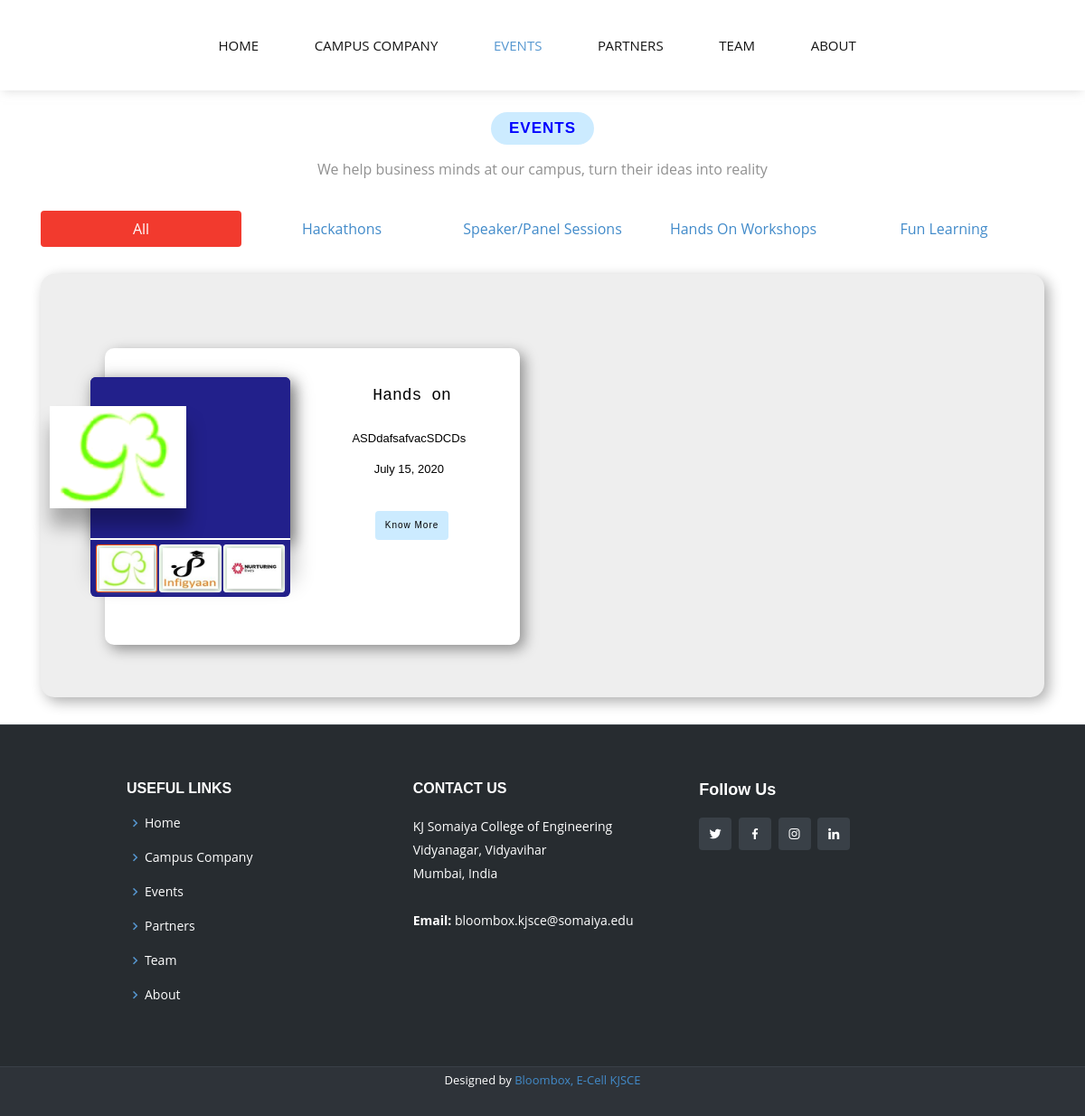
Before: /events with the older database file.
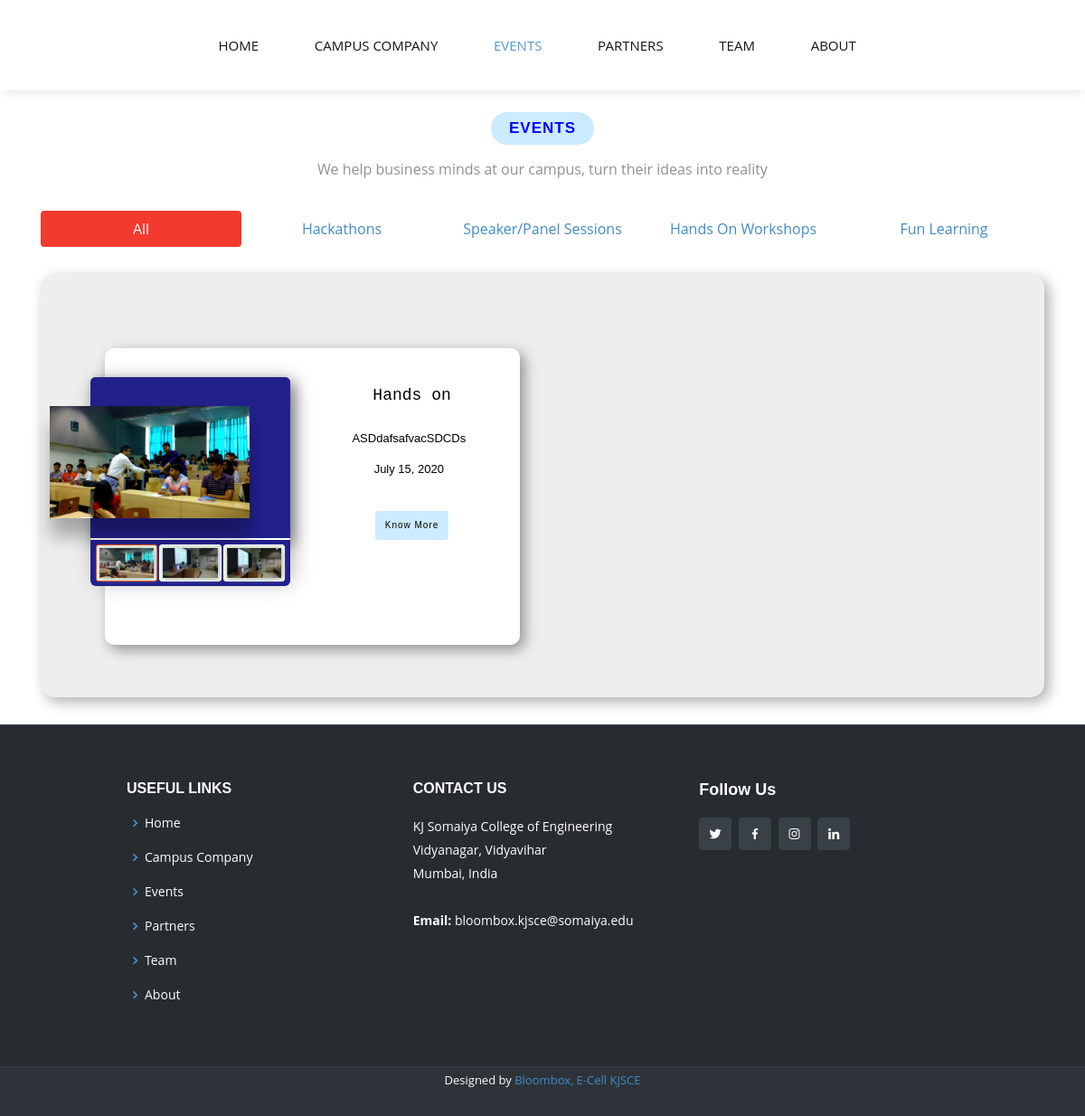
After: the same page with the newer database file.
### bb_app/models.py (models this page shows)
class Events(models.Model):
    title=models.CharField(primary_key=True,max_length=255)
    description=models.TextField()
    date=models.DateField(help_text = "Please use the following format: <em>YYYY-MM-DD</em>.")
    details=models.TextField()
    eventType=models.CharField(max_length=13, choices=TYPE_CHOICES, default="Panel Session")
    deadline=models.DateField(help_text = "Please use the following format: <em>YYYY-MM-DD</em>.")
    def is_active(self):
        return self.deadline > date.today()

class EventImages(models.Model):
    title=models.ForeignKey(Events,on_delete=models.CASCADE,related_name="moreImages")
    moreImages = models.ImageField(upload_to=get_path_events,blank=True, null=True)

### bb_app/views.py (the view)
# urls.py: path('events',views.events,name="events"),
def events(request):
    events=Events.objects.all().order_by("-date")
    context={'events':events,'registered':False}
    return render(request,'events.html',context)

### templates/events.html (shortened to what this page needs)
<!DOCTYPE html>
<html>
{% load static %}
<head>
    <link href="{% static 'styles/basic/preloader.css' %}" rel="stylesheet">
    <link href="{% static 'styles/basic/aos.css' %}" rel="stylesheet">
    <link href="{% static 'styles/basic/bootstrap.min.css' %}" rel="stylesheet">
    <link href="{% static 'styles/basic/icofont/icofont.min.css' %}" rel="stylesheet">
    <link href="{% static 'styles/basic/boxicons/css/boxicons.min.css' %}" rel="stylesheet">
    <link href="{% static 'styles/basic/owl.carousel.min.css' %}" rel="stylesheet">
    <link href="{% static 'styles/css/indexpage.css' %}" rel="stylesheet">
    <link href="{% static 'styles/css/navbarcss.css' %}" rel="stylesheet">
    <link href="{% static 'styles/css/footercss.css' %}" rel="stylesheet">
    <link href="{% static 'styles/css/events.css' %}" rel="stylesheet">
</head>
<body onload="preloader();">
    <header id="header" class="d-flex align-items-center">
        <div class="container">
            <nav class="nav-menu d-none d-lg-block">
                <ul class="nav-inner">
                    <li><a href="{% url 'index' %}">Home<i class="icofont-home"></i></a></li>
                    <li><a href="{% url 'campus' %}">Campus Company<i class="icofont-company"></i></a></li>
                    <li class="active"><a href="{% url 'events' %}">Events<i class="icofont-brand-slideshare"></i></a></li>
                    <li><a href="{% url 'partners' %}">Partners<i class="icofont-handshake-deal"></i></a></li>
                    <li><a href="{% url 'team' %}">Team<i class="icofont-people"></i></a></li>
                    <li><a href="{% url 'about' %}">About<i class="icofont-question"></i></a></li>
                </ul>
            </nav>
        </div>
    </header>
    <br>
    <div class="section-title" style="margin-top: 0px;padding-bottom: 10px;">
        <h2>Events</h2>
        <p>We help business minds at our campus, turn their ideas into reality</p>
    </div>
    <br>
    <div class="container">
        <ul class="nav nav-pills nav-justified" role="tablist">
            <li class="nav-item">
                <a class="nav-link active" data-toggle="tab" href="#tab1">All</a>
            </li>
            <li class="nav-item">
                <a class="nav-link" data-toggle="tab" href="#tab2">Hackathons</a>
            </li>
            <li class="nav-item">
                <a class="nav-link" data-toggle="tab" href="#tab3">Speaker/Panel Sessions</a>
            </li>
            <li class="nav-item">
                <a class="nav-link" data-toggle="tab" href="#tab4">Hands On Workshops</a>
            </li>
            <li class="nav-item">
                <a class="nav-link" data-toggle="tab" href="#tab5">Fun Learning</a>
            </li>
        </ul>
        <div class="tab-content">
            <div id="tab1" class="container tab-pane active">
                <br>
                <div class="container">
                    <div class="row">
                        {% for event in events %}
                        <div class="col-xs-12 col-sm-12 col-md-6">
                            <div class="event-content">
                                <div class="row">
                                    <div class="col-md-6 col-lg-6">
                                        <div class="event-photo">
                                            <div class="event-photo-container">
                                                <div class="event-photo-main">
                                                    <img class="imageTop"
                                                        src="{{event.moreImages.all.0.moreImages.url}}"
                                                        alt="">
                                                </div>
                                                {% if event.moreImages.all %}
                                                <div class="event-photo-album">
                                                    <ul>
                                                        {% for image in event.moreImages.all %}
                                                        {% if forloop.counter0 == 0 %}
                                                        <li onclick="moreImages(this)" class="active">
                                                            {% else %}
                                                        <li onclick="moreImages(this)">
                                                            {% endif %}
                                                            <img src="{{image.moreImages.url}}" alt="">
                                                        </li>
                                                        {% endfor %}
                                                    </ul>
                                                </div>
                                                {% endif %}
                                            </div>
                                        </div>
                                    </div>
                                    <div class="col-lg-6 col-md-12">
                                        <div class="event-info">
                                            <div class="event-title"><h1>{{event.title}}</h1>
                                            </div>
                                            <div class="description">
                                                <div class="desc-content">
                                                    {{event.description}}
                                                </div>
                                                <div class="date">{{event.date}}</div>
                                            </div>
                                            <a href="#">
                                                <button type="button" class="btn btn-seemore " data-toggle="modal"
                                                    data-target="div[name='exampleModal{{event.title}}']">
                                                    Know More
                                                </button>
                                            </a>
                                        </div>
                                    </div>
                                </div>
                            </div>
                        </div>
                        {% endfor %}
                    </div>
                </div>
            </div>
        </div>
    </div>
<footer id="footer">
    <div class="footer-top">
        <div class="container">
            <div class="row justify-content-center">
                <div class="col-xl-10">
                    <div class="row">
                        <div class="col-lg-4 col-md-6 footer-links">
                            <h4>Useful Links</h4>
                            <ul>
                                <li><i class="bx bx-chevron-right"></i> <a href="{% url 'index' %}">Home</a></li>
                                <li><i class="bx bx-chevron-right"></i><a href="{% url 'campus' %}">Campus Company</a></li>
                                <li><i class="bx bx-chevron-right"></i><a href="{% url 'events' %}">Events</a></li>
                                <li><i class="bx bx-chevron-right"></i><a href="{% url 'partners' %}">Partners</a></li>
                                <li><i class="bx bx-chevron-right"></i><a href="{% url 'team' %}">Team</a></li>
                                <li><i class="bx bx-chevron-right"></i><a href="{% url 'about' %}">About</a></li>
                            </ul>
                        </div>
                        <div class="col-lg-4 col-md-6 footer-contact">
                            <h4>Contact Us</h4>
                            <p>
                                KJ Somaiya College of Engineering<br>Vidyanagar, Vidyavihar<br> Mumbai, India
                                <br><br>
                                <strong>Email:</strong> bloombox.kjsce@somaiya.edu
                                <br>
                            </p>
                        </div>
                        <div class="col-lg-4 col-md-6 footer-info">
                            <h3>Follow Us</h3>
                            <div class="social-links mt-3">
                                <a href="https://twitter.com/bloombox_kjsce" class="twitter"><i class="bx bxl-twitter"></i></a>
                                <a href="https://www.facebook.com/bloomboxkjsce/" class="facebook"><i class="bx bxl-facebook"></i></a>
                                <a href="https://www.instagram.com/bloombox_kjsce/" class="instagram"><i class="bx bxl-instagram"></i></a>
                                <a href="https://www.linkedin.com/company/bloombox-e-cell-kjsce" class="linkedin"><i class="bx bxl-linkedin"></i></a>
                            </div>
                        </div>
                    </div>
                </div>
            </div>
        </div>
    </div>
    <div class="container">
        <div class="credits">
            Designed by<a href="#"> Bloombox, E-Cell KJSCE</a>
        </div>
    </div>
</footer>
</body>
</html>

### static/styles/css/indexpage.css (style rules this page uses)
body { font-family: "Open Sans", sans-serif; color: #444444; }
a { color: #428bca; }
h1, h2, h3, h4, h5, h6 { font-family: "Raleway", sans-serif; }
#header { height: 100px; transition: all 0.5s; z-index: 997; transition: all 0.5s; background: #fff; box-shadow: 0 4px 10px -3px rgba(191, 191, 191, 0.5); }
.nav-menu { width: 100%; }
.nav-menu, .nav-menu * { margin: 0; padding: 0; list-style: none; }
.nav-menu > ul > li { position: relative; white-space: nowrap; float: left; }
.nav-menu .nav-inner { display: flex; justify-content: center; align-items: center; }
.nav-menu a { display: block; position: relative; color: #151515; padding: 15px 25px; transition: 0.3s; font-size: 15px; text-transform: uppercase; font-family: "Open Sans", sans-serif; }
.nav-menu a:hover, .nav-menu .active > a, .nav-menu li:hover > a { color: #5697d0; text-decoration: none; }
.mobile-nav { position: fixed; top: 55px; right: 15px; bottom: 15px; left: 15px; z-index: 9999; overflow-y: auto; background: #fff; transition: ease-in-out 0.2s; opacity: 0; visibility: hidden; border-radius: 10px; padding: 10px 0; }
.mobile-nav * { margin: 0; padding: 0; list-style: none; }
.mobile-nav a { display: block; position: relative; color: #151515; padding: 10px 20px; font-weight: 500; outline: none; }
.mobile-nav a:hover, .mobile-nav .active > a, .mobile-nav li:hover > a { color: #5697d0; text-decoration: none; }
.section-title { text-align: center; padding-bottom: 50px; }
.section-title h2 { font-size: 17px; letter-spacing: 1px; font-weight: 700; padding: 8px 20px; margin: 0; background: #ccebff; color: blue; display: inline-block; text-transform: uppercase; border-radius: 50px; }
.section-title p { margin: 15px auto 0 auto; font-weight: 500; color: #919191; }
@media (min-width: 1024px) { .section-title p { width: 50%; } }
#footer { background: #2e3339; padding: 0 0 30px 0; color: #fff; font-size: 14px; }
#footer .footer-top { background: #272c30; border-top: 1px solid #394047; border-bottom: 1px solid #394047; padding: 60px 0 30px 0; }
#footer .footer-top .footer-info { margin-bottom: 30px; }
#footer .footer-top .footer-info h3 { font-size: 18px; margin: 0 0 20px 0; padding: 2px 0 2px 0; line-height: 1; font-weight: 700; }
#footer .footer-top .social-links a { font-size: 16px; display: inline-block; background: #394047; color: #fff; line-height: 1; padding: 10px 0; margin-right: 4px; border-radius: 4px; text-align: center; width: 36px; height: 36px; transition: 0.3s; }
#footer .footer-top h4 { font-size: 16px; font-weight: bold; color: #fff; text-transform: uppercase; position: relative; padding-bottom: 12px; }
#footer .footer-top .footer-links { margin-bottom: 30px; }
#footer .footer-top .footer-links ul { list-style: none; padding: 0; margin: 0; }
#footer .footer-top .footer-links ul i { padding-right: 2px; color: #5697d0; font-size: 18px; line-height: 1; }
#footer .footer-top .footer-links ul li { padding: 10px 0; display: flex; align-items: center; }
#footer .footer-top .footer-links ul li:first-child { padding-top: 0; }
#footer .footer-top .footer-links ul a { color: #fff; transition: 0.3s; display: inline-block; line-height: 1; }
#footer .footer-top .footer-contact { margin-bottom: 30px; }
#footer .footer-top .footer-contact p { line-height: 26px; }
#footer .credits { padding-top: 5px; text-align: center; font-size: 13px; color: #fff; }

Changed rows visible on the page:
changed through a linked row, Events "Hands on": moreImages.all.0.moreImages: a different picture
changed EventImages (number 1 of 3 on the later page): moreImages: a different picture
changed EventImages (number 2 of 3 on the later page): moreImages: a different picture
changed EventImages (number 3 of 3 on the later page): moreImages: a different picture
